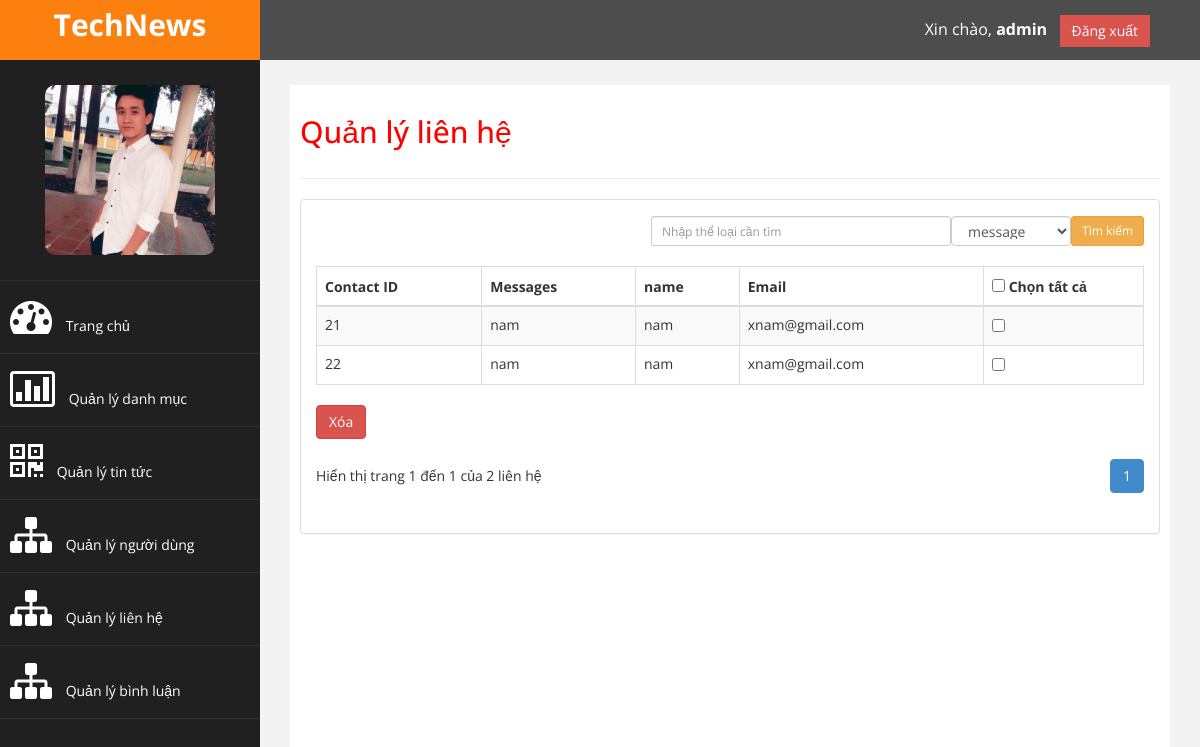
The app's page /admin/contact/index.php (signed in) with its own data.
### tables this page shows
CREATE TABLE `contact` (
  `contact_id` int(11) NOT NULL,
  `email` varchar(50) NOT NULL,
  `name` varchar(150) NOT NULL,
  `message` text NOT NULL
);

### admin/contact/index.php (the view, shortened to what this page needs)
<?php require_once $_SERVER['DOCUMENT_ROOT'].'/templates/admin/inc/header.php'; ?>
<?php require_once $_SERVER['DOCUMENT_ROOT'].'/templates/admin/inc/leftbar.php'; ?>
<?php
   $queryTSD = "SELECT COUNT(*) AS TSD FROM contact";
   $resultTSD = $mysqli->query($queryTSD);
   $arTmp = mysqli_fetch_assoc($resultTSD);
   $tongSoDong = $arTmp['TSD'];
   $row_count = ROW_COUNT;
   $tongSoTrang = ceil($tongSoDong/$row_count);
   $current_page = 1;
   $offset = ($current_page - 1) * $row_count;
   ?>
<div id="page-wrapper">
   <div id="page-inner">
      <div class="row">
         <div class="col-md-12">
            <h2>Quản lý liên hệ</h2>
         </div>
      </div>
      <hr/>
      <div class="row">
         <div class="col-md-12">
            <div class="panel panel-default">
               <div class="panel-body">
                  <div class="table-responsive">
                     <div class="row">
                        <div class="col-sm-6">
                        </div>
                        <div class="col-sm-6" style="text-align: right;width:100%">
                           <form method="POST" action="">
                              <input type="submit" name="ok" value="Tìm kiếm" class="btn btn-warning btn-sm" style="float:right"/>
                              <select class="form-control" name="danhmuc" style="float:right;width:120px;height:30px">
                                 <option value="message" selected>message</option>
                              </select>
                              <input type="search" name="search" class="form-control input-sm" placeholder="Nhập thể loại cần tìm" style="float:right; width: 300px;"/>
                           </form>
                           <br/>
                        </div>
                     </div>
                     <form method="post" action="" id="frm">
                        <table class="table table-striped table-bordered table-hover" id="dataTables-example">
                           <thead>
                              <tr>
                                 <th>Contact ID</th>
                                 <th>Messages</th>
                                 <th>name</th>
                                 <th>Email</th>
                                 <th width="160px"><input type="checkbox" id="checkAl"> Chọn tất cả </th>
                              </tr>
                           </thead>
                           <tbody>
                              <?php
                                 $queryDM = "";
                                 if(isset($_POST['ok'])) {
                                 	$search = addslashes($_POST['search']);
                                 	$noidung = $_POST['search'];
                                 	$danhmuc = $_POST['danhmuc'];
                                 	$queryDM = "SELECT * FROM contact WHERE $danhmuc LIKE N'%{$noidung}%' LIMIT {$offset},{$row_count}";
                                 	$result = $mysqli->query($queryDM);
                                 	 $num = mysqli_num_rows($result);
                                 		if ($num > 0 && $search != "")
                                 		{
                                 		?>
                              <font size="3" color="red">
                              <?php
                                 echo "$num ket qua tra ve voi tu khoa <b>$search</b> trong <b>$danhmuc</b>";
                                 ?>
                              </font>
                              <?php
                                 }
                                 }else{
                                 $queryDM = "SELECT * FROM contact LIMIT {$offset},{$row_count}";
                                 }
                                 $resultDM = $mysqli->query($queryDM);
                                 while($row = mysqli_fetch_assoc($resultDM)) {
                                 $id = $row['contact_id'];
                                 $email = $row['email'];
                                 $name = $row['name'];
                                 $message = $row['message'];
                                 ?>
                              <tr class="gradeX">
                                 <td><?php echo $id ?></td>
                                 <td><?php echo $message ?></td>
                                 <td><?php echo $name ?></td>
                                 <td><?php echo $email ?></td>
                                 <td class="center">
                                    <input type="checkbox" id="checkItem" name="check[]" value="<?php echo $id ?>">
                                 </td>
                              </tr>
                              <?php
                                 } ?>
                           </tbody>
                        </table>
                        <button type="submit" onclick="return confirm('Bạn có muốn xóa?')" class="btn btn-danger" name="save">Xóa</button>
                     </form>
                  </div>
                  <div class="row">
                     <div class="col-sm-6">
                        <div class="dataTables_info" id="dataTables-example_info" style="margin-top:27px">Hiển thị trang <?php echo $current_page; ?> đến <?php echo $tongSoTrang ?> của <?php echo $tongSoDong ?> liên hệ</div>
                     </div>
                     <div class="col-sm-6" style="text-align: right;">
                        <div class="dataTables_paginate paging_simple_numbers" id="dataTables-example_paginate">
                           <ul class="pagination">
                              <?php
                                 for($i = 1; $i <= $tongSoTrang; $i++) {
                                  $active = '';
                                  if($i == $current_page) {
                                 	 $active = 'active';
                                  }
                                 ?>
                              <li class="paginate_button <?php echo $active ?>" ><a href="index.php?tab=6&page=<?php echo $i; ?>"><?php echo $i; ?></a></li>
                              <?php
                                 }
                                 ?>
                           </ul>
                        </div>
                     </div>
                  </div>
               </div>
            </div>
         </div>
      </div>
   </div>
</div>
<?php require_once $_SERVER['DOCUMENT_ROOT'].'/templates/admin/inc/footer.php'; ?>

### templates/admin/assets/css/custom.css (style rules this page uses)
body { font-family: 'Open Sans', sans-serif; }
#page-wrapper { padding: 15px 15px; min-height: 600px; background:#F3F3F3; }
#page-inner { width:100%; margin:10px 20px 10px 0px; background-color:#fff!important; padding:10px; min-height:1200px; }
h2 { color: #f00; }
@media (min-width:768px) { #page-wrapper { margin: 0 0 0 260px; padding: 15px 30px; min-height: 1200px; } }

### records on screen
contact: contact_id "21", message "nam", name "nam", email "xnam@gmail.com"
contact: contact_id "22", message "nam", name "nam", email "xnam@gmail.com"

### other values on screen
$name "admin"
$current_page "1"
$tongSoTrang "1"
$tongSoDong "2"
